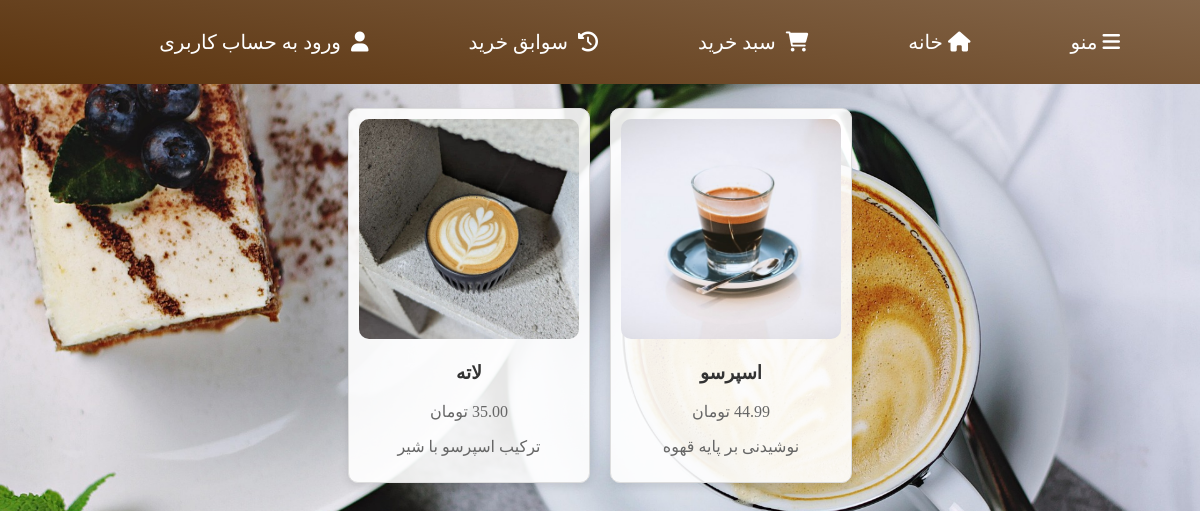
/store/?category=hot_drinks, run on the app's committed database.
### mainapp/models.py (models this page shows, shortened)
class Product(models.Model):
    CATEGORY_CHOICES = [
        ('hot_drinks', 'نوشیدنی گرم'),
        ('cold_drinks', 'نوشیدنی سرد'),
        ('cakes', 'کیک'),
    ]
    category = models.CharField(_("دسته بندی محصول"),max_length=20, choices=CATEGORY_CHOICES, default='hot_drinks')
    name = models.CharField(_('نام'), max_length=255)
    description = models.CharField( _("توضیحات"), max_length=255, blank=True, null=True)
    price = models.DecimalField(_("قیمت"),default=0, max_digits=10, decimal_places=2, validators=[validators.MinValueValidator(0)])
    timeNeeded = models.IntegerField(_("زمان مورد نیاز"),default=0, validators=[validators.MaxValueValidator(60)])
    coffee = models.PositiveIntegerField(_("قهوه"),default=0)
    milk = models.PositiveIntegerField(_("شیر"),default=0)
    chocolate = models.PositiveIntegerField(_("شکلات"),default=0)
    flour = models.PositiveIntegerField(_("آرد"),default=0)
    sugar = models.PositiveIntegerField(_("شکر"),default=0)
    image = models.ImageField(_("تصویر"),upload_to='products/')
    created_at = models.DateTimeField(auto_now_add=True)
    updated_at = models.DateTimeField(auto_now=True)
    sold_count = models.PositiveBigIntegerField(default=0)

### mainapp/views.py (the view)
# urls.py: path('store/', views.store_view, name='store'),
def store_view(request):
    all_products = Product.objects.all()
    context={'products':all_products}
    return render(request,'mainapp/store.html',context=context)

### templates/mainapp/store.html (shortened to what this page needs)
{% extends 'base.html' %}
    {% block content %}
    {% load static %}
    <link rel="stylesheet" href="{% static 'css/store.css' %}">
    <h1>محصولات</h1>
    <div class="product-container">
        {% if request.GET.category == "cold_drinks" %}
            {% for product in products %}
                {% if product.category == "cold_drinks" %}
                <div class="product-card">
                    <img src="{{ product.image.url }}" alt="{{ product.name }}">
                    <h3>{{ product.name }}</h3>
                    <p>{{ product.price }} تومان</p>
                    <p>{{ product.description }}</p>
                </div>
                {% endif %}
            {% endfor %}
        {% elif request.GET.category == "hot_drinks" %}
            {% for product in products %}
                {% if product.category == "hot_drinks" %}
                <div class="product-card">
                    <img src="{{ product.image.url }}" alt="{{ product.name }}">
                    <h3>{{ product.name }}</h3>
                    <p>{{ product.price }} تومان</p>
                    <p>{{ product.description }}</p>
                </div>
                {% endif %}
            {% endfor %}
        {% endif %}
    </div>
</body>
{% endblock content %}

### static/css/homePage.css (style rules this page uses)
* { font-family: Vazirmatn; }
body { margin: 0; padding: 0; direction: rtl; background: linear-gradient(225deg, #c3a282,#e4d7cc); }

### static/css/store.css (style rules this page uses)
body { font-family: Arial, sans-serif; margin: 0; padding: 0; background: url('../images/background.jpg') no-repeat center center fixed; background-size: cover; color: #333; }
h1 { text-align: center; margin: 20px 0; color: #fff; text-shadow: 2px 2px 4px rgba(0, 0, 0, 0.7); }
.product-container { display: flex; flex-wrap: wrap; justify-content: center; padding: 20px; }
.product-card { background-color: rgba(255, 255, 255, 0.9); border: 1px solid #ddd; border-radius: 10px; box-shadow: 0 4px 8px rgba(0, 0, 0, 0.1); margin: 10px; padding: 10px; text-align: center; width: 220px; }
.product-card img { border-radius: 10px; max-width: 100%; height: auto; }
.product-card h3 { color: #333; }
.product-card p { color: #666; }
.product-card { transition: transform 0.2s; }

### data on the page
Product: image (picture), name "اسپرسو", price "44.99", description "نوشیدنی بر پایه قهوه"
Product: image (picture), name "لاته", price "35.00", description "ترکیب اسپرسو با شیر"
